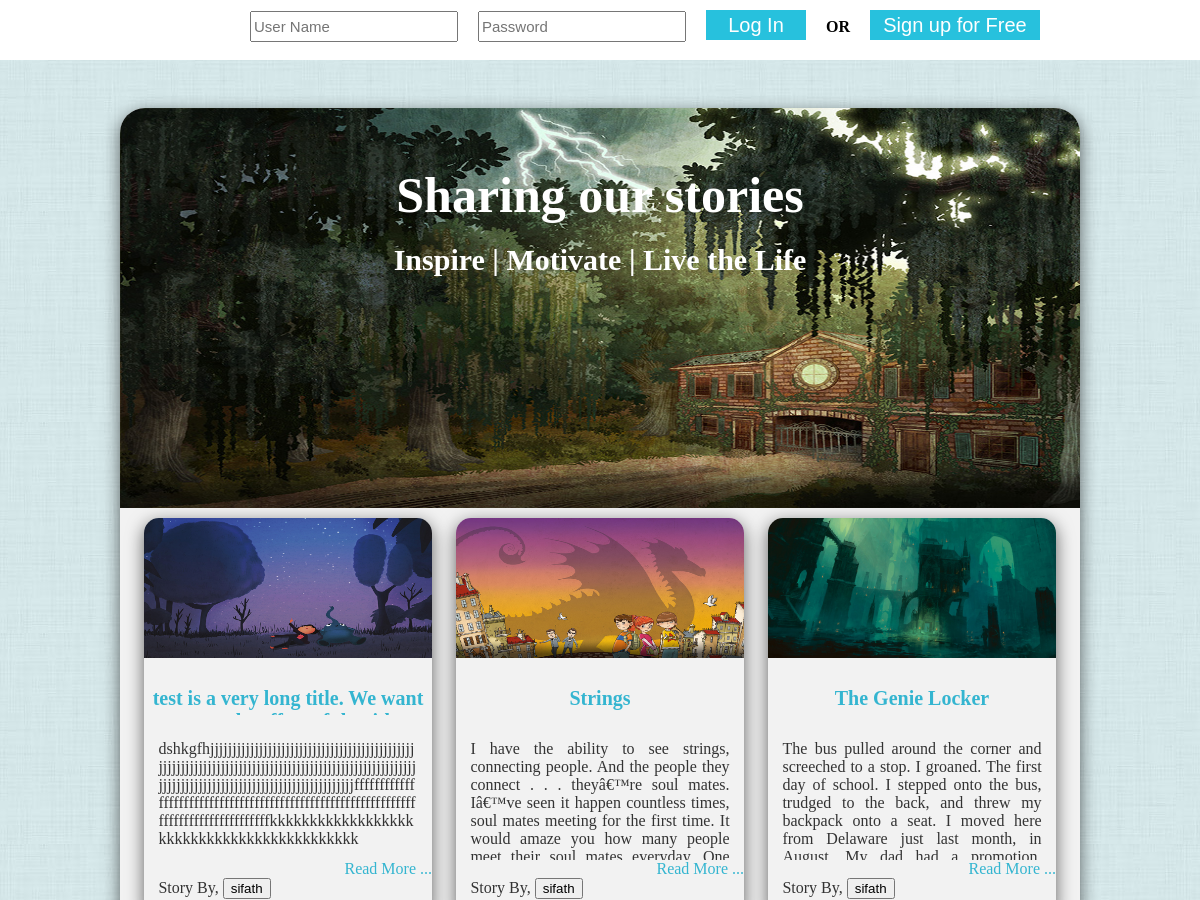
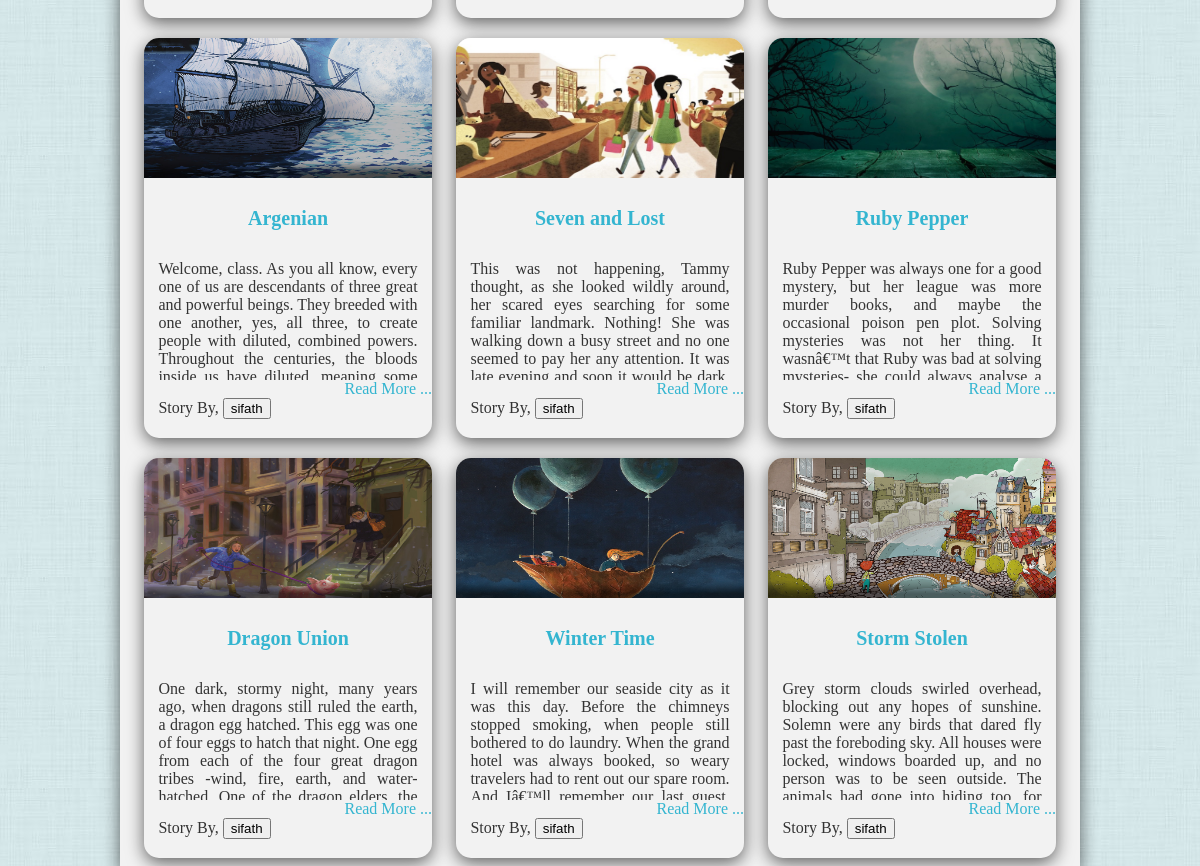
The page / on the database its author committed (2 pictures, top to bottom).
### tables this page shows
CREATE TABLE IF NOT EXISTS `storyinfo` (
`storyID` int(11) NOT NULL,
  `UserName` varchar(100) NOT NULL,
  `Title` varchar(1000) NOT NULL,
  `StoryBody` text NOT NULL,
  `View` int(11) NOT NULL,
  `Likes` int(11) NOT NULL
);

### scripts/DBConnection.php (called while the page is built, shortened)
<?php
	function selectAllStory()
	{
		$conn = new mysqli($GLOBALS["servername"], $GLOBALS["username"], $GLOBALS["password"]);
		$sql = "SELECT * FROM storyshare.storyinfo";
		$result = $conn->query($sql);
		if ( $result->num_rows> 0)
		{
			$allStory = array();
			while($row = $result->fetch_assoc())
			{
				$allStory[] = array(
				"storyID" => $row['storyID'],
				"userName" => $row['UserName'],
				"title" => $row["Title"],
				"storyBody" => $row['StoryBody'],
				"view" => $row['View'],
				"like" => $row['Likes']
				);
			}
			return $allStory;
		}
		else
		{
			return null;
		}
	}
?>

### index.php (the view, shortened to what this page needs)
<!Doctype html>
<?php
	require 'scripts/DBConnection.php';
	$allStory=selectAllStory();
?>
<html>
	<head>
	</head>
	<body>
		<?php
		if(isset($_SESSION["currentUser"]))
			echo '<div id="navigation">';
		else
			echo '<div id ="navigation" style="background-color:#FFF">';
	?>
		<?php
				if(isset($_SESSION["currentUser"]))
				{
			?>
			<nav>
				<ul>
					<li><a href="index.php">Home</a></li>
					<li><a href="pages/allStory.php">Read</a></li>
					<li><a href="pages/profile.php">Write</a></li>
					<li><a href="pages/storyStatus.php">Story Status</a></li>
					<li><a href="#"><?php echo $_SESSION["currentUser"];?></a>
						<ul>
							<li><a href="pages/changeInfo.php">Edit Profile</a></li>
							<li><a href="pages/changePass.php">Change Password</a></li>
							<li><a href="scripts/logout.php">Logout</a></li>
						</ul>
					</li>
				</ul>
			</nav>
			<?php
				}
				else
				{
			?>
			<div style="padding-top:10px">
			<form method="post" action="<?php echo htmlspecialchars($_SERVER["PHP_SELF"]);?>">
				<input type="text" class="textBox" placeholder="User Name" name="userName" required/>
				<input type="password" class="textBox" placeholder="Password" name="password" required/>
				<input type="submit" class="button" value="Log In"/>
				<span style="color:black;font-size:25"><b> OR </b></span>
				<a href="pages/regStart.php"><input type="button" class="button" style="width:170px; background-color:#27c1dd"  value="Sign up for Free"></a>
				<?php
			}
			?>
			</form>
			</div>
		</div>
		<br><br><br><br><br><br>
		<div id="wrapper">
		<div id="welcomePic">
			<h1 id="header">
			<br>
			Sharing our stories
			<br>
			<span>Inspire | Motivate | Live the Life</span>
			</h1>
		</div>
		<div id="storySection" align="center">
			<?php
			$index=1;
			foreach (array_reverse($allStory) as $story) {
			?>
				<article class="story">
					<img src="storyPhoto/<?php echo $index;?>.jpg" alt="Story Cover Photo">
					<h6>
						<a href="pages/story.php?id=<?php echo $story["storyID"]; ?>" style="float:none;font-size:20px">
							<?php echo htmlspecialchars($story["title"],ENT_IGNORE);?>
						</a>
					</h6>
					<p align="justify">
						<?php echo htmlspecialchars($story["storyBody"],ENT_IGNORE); ?>
					</p>
					<a href="pages/story.php?id=<?php echo $story["storyID"]; ?>">Read More ...</a>
					<br>
					<p style="text-align:left">
						Story By,
						<?php echo '<button type="button" onclick="loadUserInfo(this.value)" style="text-align:left; float:none" value="'.$story["userName"].'">'.$story["userName"].'</button>'; ?>
					</p>
				</article>
			<?php
				if($index==9)
				{
					break;
				}
				$index++;
			}
			?>
		</div>
		</div>
	</body>
</html>

### index.php (style rules this page uses)
body { margin:0px; //background-color: rgb(228,244,248); background-image: url("img/background.jpg"); background-repeat: repeat; //background-size: 100% 100%; }
#navigation { width: 100%; height: 60px; background-color: #27c1dd; position: fixed; }
#wrapper { width: 80%; margin:auto; border-top-left-radius:25px; border-top-right-radius:25px; background-color: #f2f2f2; box-shadow: 0 5px 17px 0 rgba(0,0,0,.6); }
#header { //height:100px; margin-top: 0px; width:inherit; //border: 3px solid #8AC007; border-radius: 25px; text-align: center; color:white; font-size: 50px; //background-color:#CC6600 ; }
#header span { font-size: 30px; }
#welcomePic { width: 100%; height: 400px; background-image: url("img/mysterydogwoodcross.jpg"); background-repeat: no-repeat; background-size: 100% 100%; text-align: center; //border-radius:25px; border-top-left-radius:25px; border-top-right-radius:25px; //position: fixed; }
#storySection { width: 100%; }
.story { display: inline-block; width: 30%; height: 400px; margin: 10px; border: 10px transparent; border-radius: 15px; box-shadow: 0 5px 17px 0 rgba(0,0,0,.6); vertical-align: top; //background-color:#27c1dd; //background-color: #500000; color: #333; //font-size: 20px; }
.story img { width: 100%; height: 140px; border-top-left-radius:15px; border-top-right-radius:15px; }
.story h6 { height: 28px; overflow: hidden; word-wrap:break-word; }
.story p { height:120px; width: 90%; margin: auto; overflow: hidden; word-wrap:break-word; }
.story a { color: #34b5d0; text-decoration: none; float: right; }
.textBox { width:200px; height: 25px; //background-color: white; color:black; //border-radius: 10px; font-size: 15px; //opacity: 0.5 }
form { float: right; margin-right:160px }
.button { height: 30px; width:100px; //border-radius: 10px; color:white; background-color: #27c1dd ; border: none; font-size: 20px; //opacity:1; }

### rows shown on the page
storyinfo: shows a picture, Title "test is a very long title. We want…", StoryBody "dshkgfhjjjjjjjjjjjjjjjjjjjjjjjjjjjjjjjjjjjjjjjjjjjjjjjjjjjjjjjjjjjjjjjjjjjjjjjjjjjjjjjjjjjjjjjjjjjjjjjjjjjjjjjjjjjjjjjjjjjjjjjjjjjjjjjjjjjjjjjjjjjjjjjjjjjjfffffffffffffffffffffffffffffffffffffffffffffffffffffffffffffffffffffffffffffffffffffkkkkkkkkkkkkkkkkkkkkkkkkkkkkkkkkkkkkkkkkkkk", UserName "sifath"
storyinfo: shows a picture, Title "Strings", StoryBody "I have the ability to see strings, connecting people. And the people they connect . . . theyâ€™re soul mates. Iâ€™ve seen it happen countless times, soul mates meeting for the first time. It would amaze you how many people…", UserName "sifath"
storyinfo: shows a picture, Title "The Genie Locker", StoryBody "The bus pulled around the corner and screeched to a stop. I groaned. The first day of school. I stepped onto the bus, trudged to the back, and threw my backpack onto a seat. I moved here from Delaware just last month, in…", UserName "sifath"
storyinfo: shows a picture, Title "Argenian", StoryBody "Welcome, class. As you all know, every one of us are descendants of three great and powerful beings. They breeded with one another, yes, all three, to create people with diluted, combined powers. Throughout the centuries, the bloods…", UserName "sifath"
storyinfo: shows a picture, Title "Seven and Lost", StoryBody "This was not happening, Tammy thought, as she looked wildly around, her scared eyes searching for some familiar landmark. Nothing! She was walking down a busy street and no one seemed to pay her any attention. It was…", UserName "sifath"
storyinfo: shows a picture, Title "Ruby Pepper", StoryBody "Ruby Pepper was always one for a good mystery, but her league was more murder books, and maybe the occasional poison pen plot. Solving mysteries was not her thing. It wasnâ€™t that Ruby was bad at solving…", UserName "sifath"
storyinfo: shows a picture, Title "Dragon Union", StoryBody "One dark, stormy night, many years ago, when dragons still ruled the earth, a dragon egg hatched. This egg was one of four eggs to hatch that night. One egg from each of the four great dragon tribes -wind, fire, earth, and water-…", UserName "sifath"
storyinfo: shows a picture, Title "Winter Time", StoryBody "I will remember our seaside city as it was this day. Before the chimneys stopped smoking, when people still bothered to do laundry. When the grand hotel was always booked, so weary travelers had to rent out our spare room.…", UserName "sifath"
storyinfo: shows a picture, Title "Storm Stolen", StoryBody "Grey storm clouds swirled overhead, blocking out any hopes of sunshine. Solemn were any birds that dared fly past the foreboding sky. All houses were locked, windows boarded up, and no person was to be seen outside. The…", UserName "sifath"
